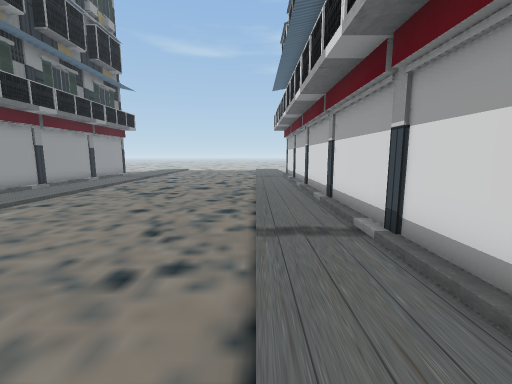
[1] (above)

20 first-person views from a walk through a Unity game level. The camera is 1.5 m above the floor, tilts 8° down and sees 90° across. The floor is counted in squares, 1 m on a side. Each view is taken from the middle of a square. On the plan, view 1 faces up. The plan holds only what a view shows up to about 13 squares ahead; the rest is blank. The place goes on beyond the plan.

[2]
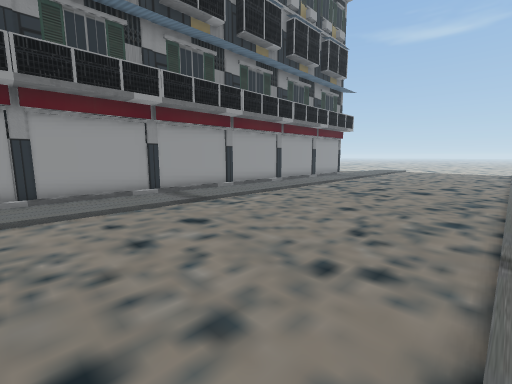

[3]
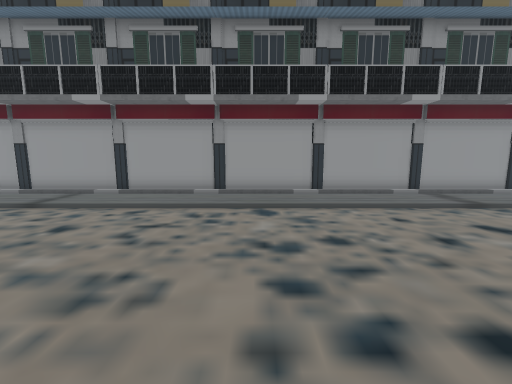

[4]
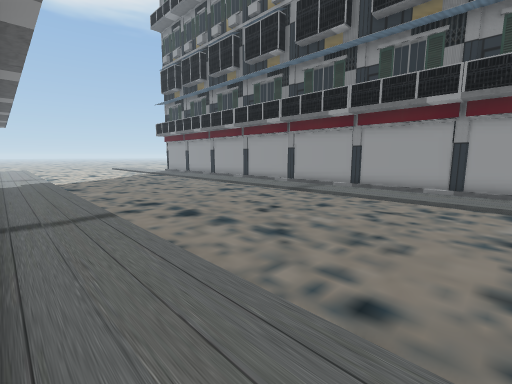

[5]
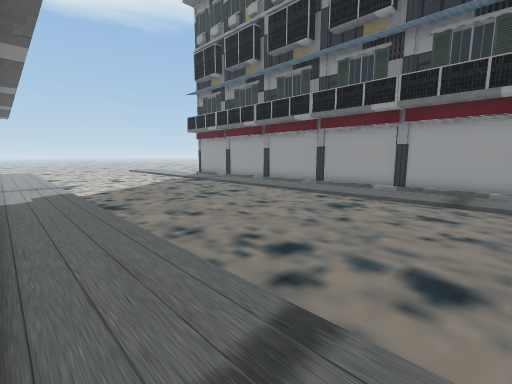

[6]
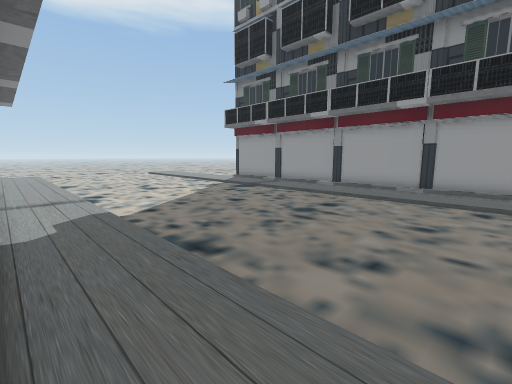

[7]
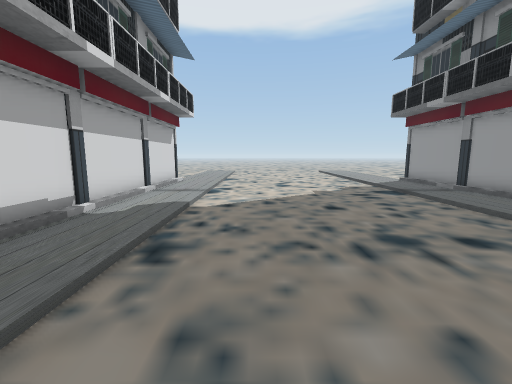

[8]
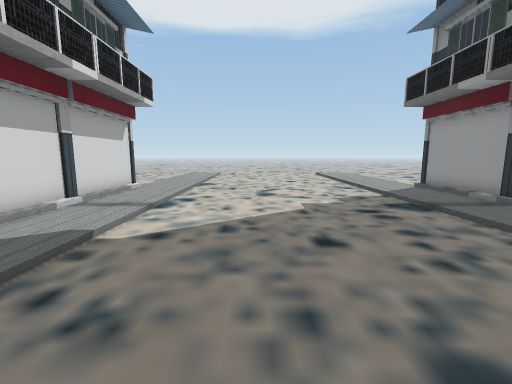

[9]
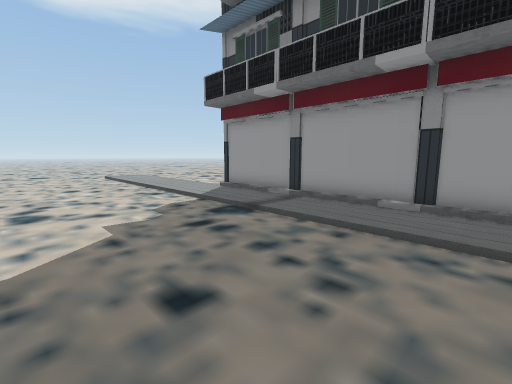

[10]
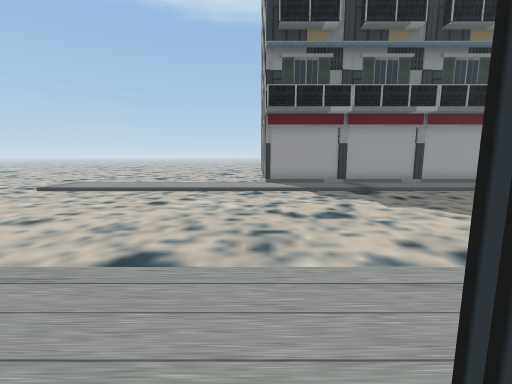

[11]
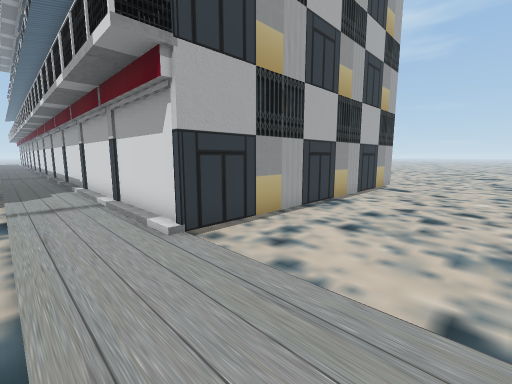

[12]
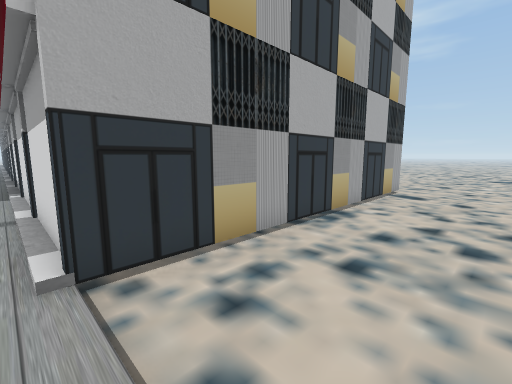

[13]
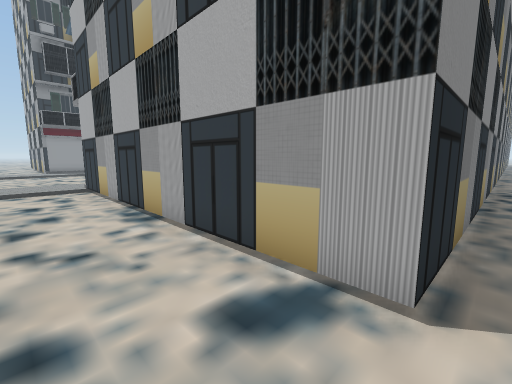

[14]
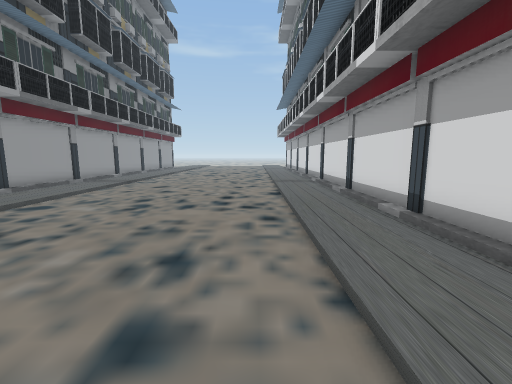

[15]
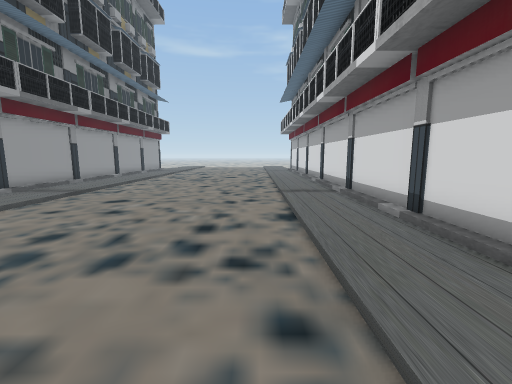

[16]
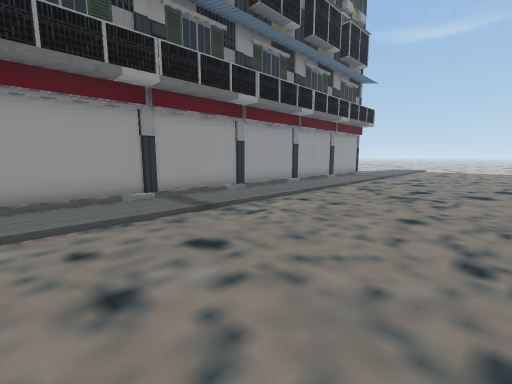

[17]
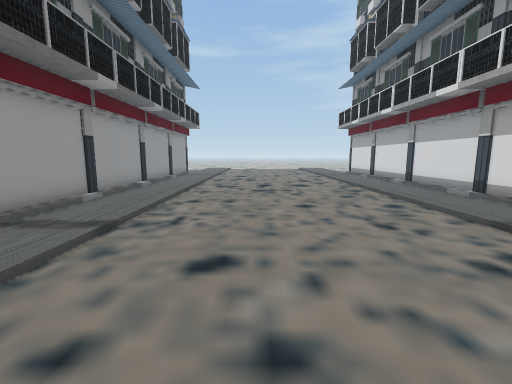

[18]
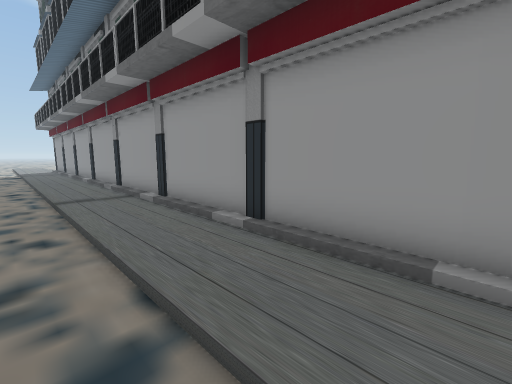

[19]
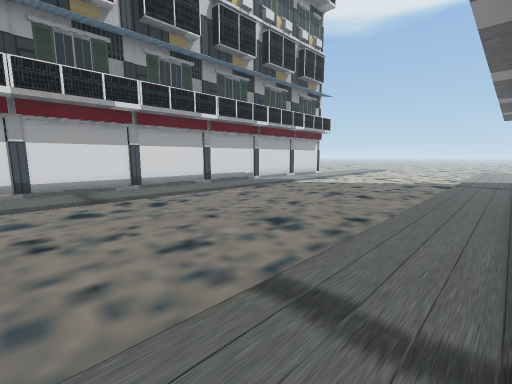

[20]
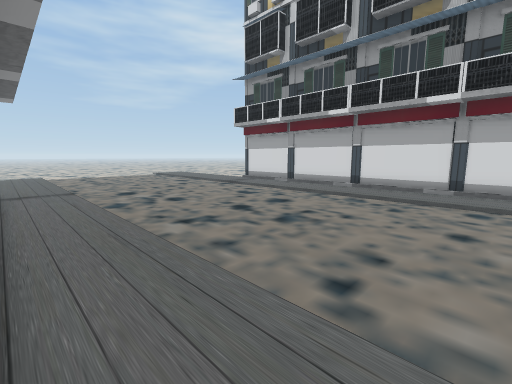

### Floor plan
Key: @ floor where view 1 was taken; # wall or solid block; . main floor; : floor 0.25 m higher than the main floor; O other object.
Columns run from 11 left of view 1 to 15 right of it. Each row starts with its distance up from view 1.
 13 O::........:::O
 12 O::........:::#
 11 O::........:::O
 10 O::........:::O
  9 O::........:::O
  8 O::........:::#
  7 O::........:::O
  6 O::........:::O
  5 #::........:::O
  4 O::........:::#
  3 O::........:::O
  2 O::........:::O
  1 O::........:::O
  0 O::........@::#
 -1 O::........:::O
 -2 O::........:::O
 -3 #::........:::O
 -4 O::........:::#
 -5 O::........:::O
 -6 O::........:::O
 -7 O::........:::O
 -8 O::........:::#
 -9 O::........:::O
-10 O::........:::O
-11 #::........:::O
-12 O::........:::#
-13 O::........:::O
-14 O::........:::O
-15 O::........:::O           .
-16 O::........:::#           .
-17 O::........:::O           .
-18 O::........:::O           .
-19 #::........:::O           .
-20 O::........:::#           .
-21 O::........:::O          #.
-22 O::........:::O          #.
-23 O::........:::O          #.
-24 #::........:::#          #.
-25 O::........:::O          #.
-26 O::........:::O          #.
-27 O::........:::O###########.
-28  ::........:::.............
-29  ::........:::.............
-30  ::........:::.............
-31  ::........:::.............
-32  ::........: :.............

Where each view was taken, in squares from view 1:
view 1: 0 up, 0 right, facing up
view 2: 0 up, 0 right, facing up-left
view 3: 2 down, 0 right, facing left
view 4: 2 down, 2 right, facing down-left
view 5: 8 down, 2 right, facing down-left
view 6: 13 down, 2 right, facing down-left
view 7: 13 down, 2 left, facing down
view 8: 16 down, 3 left, facing down
view 9: 18 down, 3 left, facing down-left
view 10: 28 down, 3 right, facing left
view 11: 32 down, 0 right, facing up-right
view 12: 31 down, 2 right, facing up-right
view 13: 30 down, 15 right, facing up-left
view 14: 9 down, 1 left, facing up
view 15: 5 down, 1 left, facing up
view 16: 1 up, 2 left, facing up-left
view 17: 0 up, 5 left, facing up
view 18: 0 up, 7 left, facing down-left
view 19: 7 down, 10 left, facing down-right
view 20: 7 up, 10 left, facing up-right
